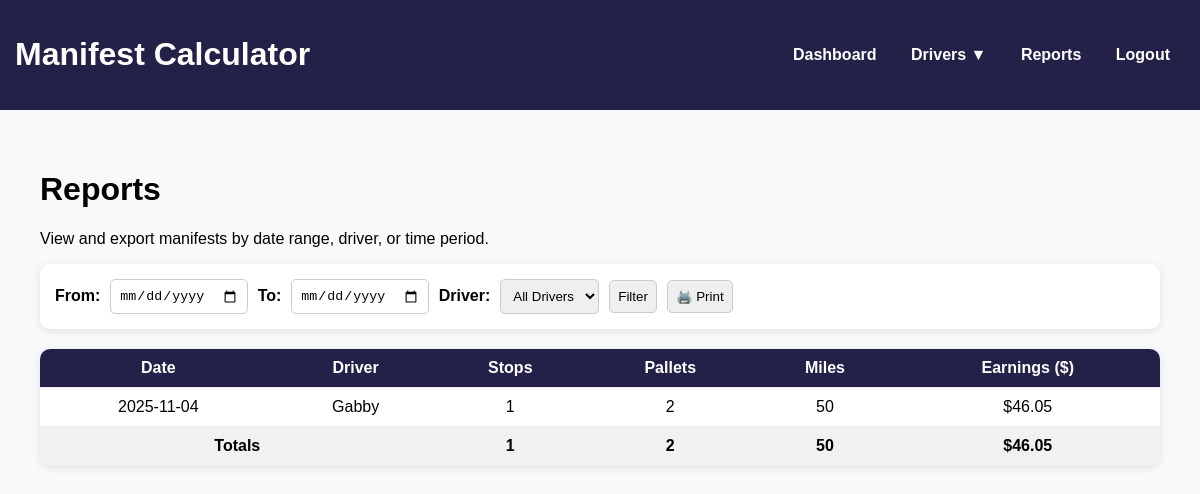
The page /reports on the database as committed earlier.
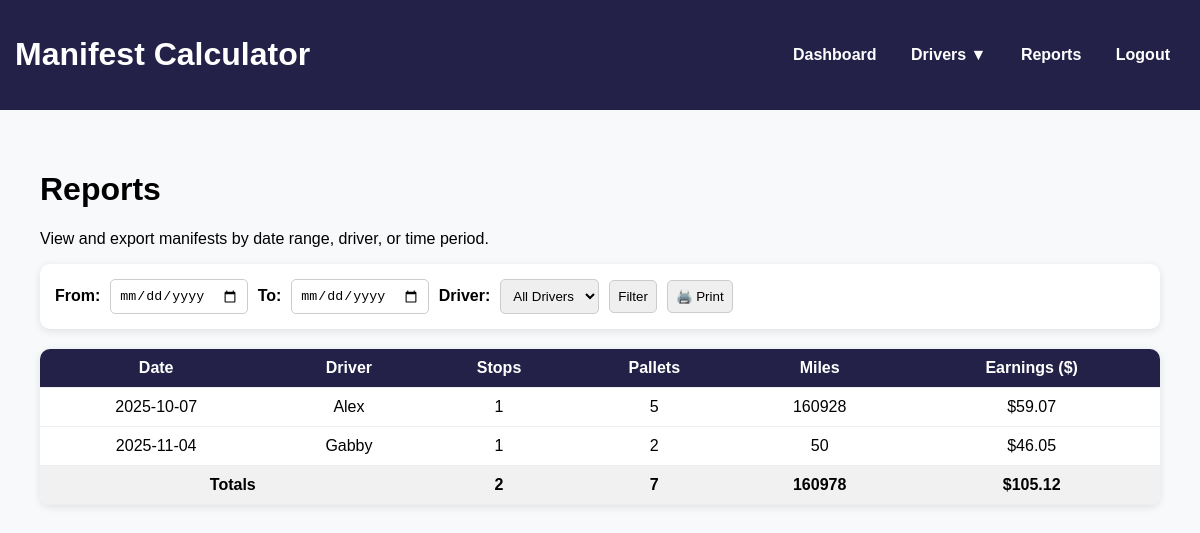
The same page on the database as committed later.
### models.py (models this page shows)
class Manifest(db.Model):
    id = db.Column(db.Integer, primary_key=True)
    driver_id = db.Column(db.Integer, db.ForeignKey('driver.id'), nullable=False)
    date = db.Column(db.Date, nullable=False)
    start_odometer = db.Column(db.Integer)
    end_odometer = db.Column(db.Integer)
    total_miles = db.Column(db.Integer)
    day_total = db.Column(db.Float)  # sum of all stops
    driver = db.relationship('Driver', back_populates='manifests')
    stops = db.relationship('Stop', back_populates='manifest', cascade="all, delete-orphan")

class Driver(db.Model):
    __tablename__ = 'driver'
    id = db.Column(db.Integer, primary_key=True)
    name = db.Column(db.String(50), nullable=False)
    manifests = db.relationship('Manifest', back_populates='driver', cascade="all, delete-orphan")

### app.py (the view)
@app.route('/reports')
def reports():
    start_date = request.args.get('start_date')
    end_date = request.args.get('end_date')
    driver_id = request.args.get('driver')
    query = Manifest.query.join(Driver).order_by(Manifest.date.asc())
    if start_date:
        query = query.filter(Manifest.date >= start_date)
    if end_date:
        query = query.filter(Manifest.date <= end_date)
    if driver_id:
        query = query.filter(Manifest.driver_id == driver_id)
    manifests = query.all()
    manifest_data = []
    for m in manifests:
        total_stops = len(m.stops)
        total_pallets = sum(stop.pallets for stop in m.stops)
        total_miles = m.total_miles or 0
        total_earnings = m.day_total or 0.0
        manifest_data.append({
            'date': m.date,
            'driver_name': m.driver.name,
            'stops': total_stops,
            'pallets': total_pallets,
            'miles': total_miles,
            'earnings': total_earnings
        })
    totals = {
        'stops': 0,
        'pallets': 0,
        'miles': 0,
        'earnings': 0.0
    }
    if manifest_data:
        totals = {
            'stops': sum(d['stops'] for d in manifest_data),
            'pallets': sum(d['pallets'] for d in manifest_data),
            'miles': sum(d['miles'] for d in manifest_data),
            'earnings': sum(d['earnings'] for d in manifest_data)
        }
    drivers = Driver.query.order_by(Driver.name).all()
    return render_template('reports.html', manifests=manifest_data, totals=totals, drivers=drivers)

### app.py (called while the page is built)
@app.context_processor
def inject_drivers():
    all_drivers = Driver.query.order_by(Driver.name).all()
    return dict(all_drivers=all_drivers)

### templates/reports.html (shortened to what this page needs)
{% extends "base.html" %}
{% block content %}
<div class="container">
  <h1>Reports</h1>
  <p>View and export manifests by date range, driver, or time period.</p>
  <div class="filters">
    <form method="GET" action="{{ url_for('reports') }}">
      <label for="start_date">From:</label>
      <input type="date" id="start_date" name="start_date" value="{{ request.args.get('start_date', '') }}">
      <label for="end_date">To:</label>
      <input type="date" id="end_date" name="end_date" value="{{ request.args.get('end_date', '') }}">
      <label for="driver">Driver:</label>
      <select name="driver" id="driver">
        <option value="">All Drivers</option>
        </select>
      <button type="submit">Filter</button>
      <button type="button" onclick="window.print()">🖨️ Print</button>
    </form>
  </div>
  <div class="report-table">
    <table>
      <thead>
        <tr>
          <th>Date</th>
          <th>Driver</th>
          <th>Stops</th>
          <th>Pallets</th>
          <th>Miles</th>
          <th>Earnings ($)</th>
        </tr>
      </thead>
      <tbody>
        {% for manifest in manifests %}
        <tr>
          <td>{{ manifest.date }}</td>
          <td>{{ manifest.driver_name }}</td>
          <td>{{ manifest.stops }}</td>
          <td>{{ manifest.pallets }}</td>
          <td>{{ manifest.miles }}</td>
          <td>${{ "%.2f"|format(manifest.earnings) }}</td>
        </tr>
        {% endfor %}
      </tbody>
      <tfoot>
        <tr class="totals">
          <td colspan="2"><strong>Totals</strong></td>
          <td>{{ totals.stops }}</td>
          <td>{{ totals.pallets }}</td>
          <td>{{ totals.miles }}</td>
          <td>${{ "%.2f"|format(totals.earnings) }}</td>
        </tr>
      </tfoot>
    </table>
  </div>
</div>
{% endblock %}

Rows that differ between the two databases and show on the page:
added Manifest: date "2025-10-07", miles "160928", earnings "59.07"
now on this page (row unchanged): Driver: driver_name "Alex"
Other text that changed with them:
{{ totals.stops }}: "1" → "2"
{{ totals.pallets }}: "2" → "7"
{{ totals.miles }}: "50" → "160978"
{{ "%.2f"|format(totals.earnings) }}: "46.05" → "105.12"
new list line: "1 5 $"
